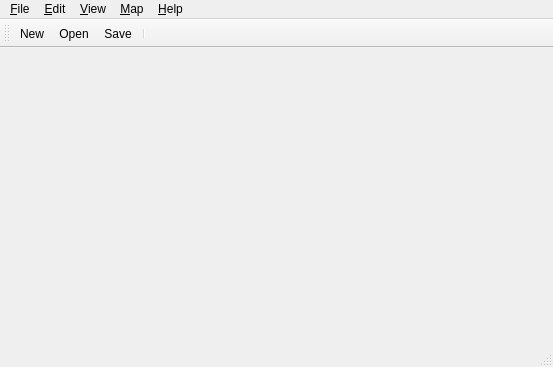
<?xml version="1.0" encoding="UTF-8"?>
<ui version="4.0">
 <class>MainWindow</class>
 <widget class="QMainWindow" name="MainWindow">
  <property name="geometry">
   <rect>
    <x>0</x>
    <y>0</y>
    <width>553</width>
    <height>367</height>
   </rect>
  </property>
  <property name="acceptDrops">
   <bool>true</bool>
  </property>
  <property name="windowTitle">
   <string>Tiled - Modified</string>
  </property>
  <property name="unifiedTitleAndToolBarOnMac">
   <bool>true</bool>
  </property>
  <widget class="QWidget" name="centralWidget">
   <layout class="QVBoxLayout" name="verticalLayout">
    <property name="margin">
     <number>0</number>
    </property>
   </layout>
  </widget>
  <widget class="QMenuBar" name="menuBar">
   <property name="geometry">
    <rect>
     <x>0</x>
     <y>0</y>
     <width>553</width>
     <height>25</height>
    </rect>
   </property>
   <widget class="QMenu" name="menuFile">
    <property name="title">
     <string>&amp;File</string>
    </property>
    <widget class="QMenu" name="menuRecentFiles">
     <property name="title">
      <string>&amp;Recent Files</string>
     </property>
     <property name="icon">
      <iconset resource="tiled.qrc">
       <normaloff>:/images/16x16/document-open-recent.png</normaloff>:/images/16x16/document-open-recent.png</iconset>
     </property>
     <addaction name="actionClearRecentFiles"/>
    </widget>
    <addaction name="actionNew"/>
    <addaction name="actionOpen"/>
    <addaction name="menuRecentFiles"/>
    <addaction name="separator"/>
    <addaction name="actionSave"/>
    <addaction name="actionSaveAs"/>
    <addaction name="actionSaveAsImage"/>
    <addaction name="actionExport"/>
    <addaction name="separator"/>
    <addaction name="actionClose"/>
    <addaction name="actionCloseAll"/>
    <addaction name="actionQuit"/>
   </widget>
   <widget class="QMenu" name="menuEdit">
    <property name="title">
     <string>&amp;Edit</string>
    </property>
    <addaction name="actionCut"/>
    <addaction name="actionCopy"/>
    <addaction name="actionPaste"/>
    <addaction name="actionDelete"/>
    <addaction name="separator"/>
    <addaction name="actionPreferences"/>
   </widget>
   <widget class="QMenu" name="menuHelp">
    <property name="title">
     <string>&amp;Help</string>
    </property>
    <addaction name="actionAbout"/>
    <addaction name="actionAboutQt"/>
   </widget>
   <widget class="QMenu" name="menuMap">
    <property name="title">
     <string>&amp;Map</string>
    </property>
    <addaction name="actionNewTileset"/>
    <addaction name="actionAddExternalTileset"/>
    <addaction name="separator"/>
    <addaction name="actionResizeMap"/>
    <addaction name="actionOffsetMap"/>
    <addaction name="separator"/>
    <addaction name="actionMapProperties"/>
    <addaction name="actionAutoMap"/>
   </widget>
   <widget class="QMenu" name="menuView">
    <property name="title">
     <string>&amp;View</string>
    </property>
    <addaction name="actionShowGrid"/>
    <addaction name="actionShowTileObjectOutlines"/>
    <addaction name="actionHighlightCurrentLayer"/>
    <addaction name="separator"/>
    <addaction name="actionSnapToGrid"/>
    <addaction name="actionSnapToFineGrid"/>
    <addaction name="separator"/>
    <addaction name="actionZoomIn"/>
    <addaction name="actionZoomOut"/>
    <addaction name="actionZoomNormal"/>
   </widget>
   <addaction name="menuFile"/>
   <addaction name="menuEdit"/>
   <addaction name="menuView"/>
   <addaction name="menuMap"/>
   <addaction name="menuHelp"/>
  </widget>
  <widget class="QToolBar" name="mainToolBar">
   <property name="windowTitle">
    <string>Main Toolbar</string>
   </property>
   <attribute name="toolBarArea">
    <enum>TopToolBarArea</enum>
   </attribute>
   <attribute name="toolBarBreak">
    <bool>false</bool>
   </attribute>
   <addaction name="actionNew"/>
   <addaction name="actionOpen"/>
   <addaction name="actionSave"/>
   <addaction name="separator"/>
  </widget>
  <widget class="QStatusBar" name="statusBar"/>
  <action name="actionOpen">
   <property name="icon">
    <iconset resource="tiled.qrc">
     <normaloff>:/images/16x16/document-open.png</normaloff>:/images/16x16/document-open.png</iconset>
   </property>
   <property name="text">
    <string>&amp;Open...</string>
   </property>
  </action>
  <action name="actionSave">
   <property name="icon">
    <iconset resource="tiled.qrc">
     <normaloff>:/images/16x16/document-save.png</normaloff>:/images/16x16/document-save.png</iconset>
   </property>
   <property name="text">
    <string>&amp;Save</string>
   </property>
  </action>
  <action name="actionQuit">
   <property name="icon">
    <iconset resource="tiled.qrc">
     <normaloff>:/images/16x16/application-exit.png</normaloff>:/images/16x16/application-exit.png</iconset>
   </property>
   <property name="text">
    <string>&amp;Quit</string>
   </property>
   <property name="menuRole">
    <enum>QAction::QuitRole</enum>
   </property>
  </action>
  <action name="actionCopy">
   <property name="enabled">
    <bool>false</bool>
   </property>
   <property name="icon">
    <iconset resource="tiled.qrc">
     <normaloff>:/images/16x16/edit-copy.png</normaloff>:/images/16x16/edit-copy.png</iconset>
   </property>
   <property name="text">
    <string>&amp;Copy</string>
   </property>
  </action>
  <action name="actionPaste">
   <property name="enabled">
    <bool>false</bool>
   </property>
   <property name="icon">
    <iconset resource="tiled.qrc">
     <normaloff>:/images/16x16/edit-paste.png</normaloff>:/images/16x16/edit-paste.png</iconset>
   </property>
   <property name="text">
    <string>&amp;Paste</string>
   </property>
  </action>
  <action name="actionAbout">
   <property name="icon">
    <iconset resource="tiled.qrc">
     <normaloff>:/images/16x16/help-about.png</normaloff>:/images/16x16/help-about.png</iconset>
   </property>
   <property name="text">
    <string>&amp;About Tiled</string>
   </property>
   <property name="menuRole">
    <enum>QAction::AboutRole</enum>
   </property>
  </action>
  <action name="actionAboutQt">
   <property name="text">
    <string>About Qt</string>
   </property>
   <property name="menuRole">
    <enum>QAction::AboutQtRole</enum>
   </property>
  </action>
  <action name="actionResizeMap">
   <property name="icon">
    <iconset resource="tiled.qrc">
     <normaloff>:/images/16x16/document-page-setup.png</normaloff>:/images/16x16/document-page-setup.png</iconset>
   </property>
   <property name="text">
    <string>&amp;Resize Map...</string>
   </property>
  </action>
  <action name="actionMapProperties">
   <property name="icon">
    <iconset resource="tiled.qrc">
     <normaloff>:/images/16x16/document-properties.png</normaloff>:/images/16x16/document-properties.png</iconset>
   </property>
   <property name="text">
    <string>Map &amp;Properties...</string>
   </property>
  </action>
  <action name="actionAutoMap">
   <property name="text">
    <string>AutoMap</string>
   </property>
   <property name="shortcut">
    <string>A</string>
   </property>
  </action>
  <action name="actionShowGrid">
   <property name="checkable">
    <bool>true</bool>
   </property>
   <property name="text">
    <string>Show &amp;Grid</string>
   </property>
   <property name="shortcut">
    <string>Ctrl+G</string>
   </property>
  </action>
  <action name="actionSaveAs">
   <property name="icon">
    <iconset resource="tiled.qrc">
     <normaloff>:/images/16x16/document-save-as.png</normaloff>:/images/16x16/document-save-as.png</iconset>
   </property>
   <property name="text">
    <string>Save &amp;As...</string>
   </property>
  </action>
  <action name="actionNew">
   <property name="icon">
    <iconset resource="tiled.qrc">
     <normaloff>:/images/16x16/document-new.png</normaloff>:/images/16x16/document-new.png</iconset>
   </property>
   <property name="text">
    <string>&amp;New...</string>
   </property>
  </action>
  <action name="actionNewTileset">
   <property name="icon">
    <iconset resource="tiled.qrc">
     <normaloff>:/images/16x16/document-new.png</normaloff>:/images/16x16/document-new.png</iconset>
   </property>
   <property name="text">
    <string>New &amp;Tileset...</string>
   </property>
  </action>
  <action name="actionClose">
   <property name="icon">
    <iconset resource="tiled.qrc">
     <normaloff>:/images/16x16/window-close.png</normaloff>:/images/16x16/window-close.png</iconset>
   </property>
   <property name="text">
    <string>&amp;Close</string>
   </property>
  </action>
  <action name="actionZoomIn">
   <property name="icon">
    <iconset resource="tiled.qrc">
     <normaloff>:/images/16x16/zoom-in.png</normaloff>:/images/16x16/zoom-in.png</iconset>
   </property>
   <property name="text">
    <string>Zoom In</string>
   </property>
  </action>
  <action name="actionZoomOut">
   <property name="icon">
    <iconset resource="tiled.qrc">
     <normaloff>:/images/16x16/zoom-out.png</normaloff>:/images/16x16/zoom-out.png</iconset>
   </property>
   <property name="text">
    <string>Zoom Out</string>
   </property>
  </action>
  <action name="actionZoomNormal">
   <property name="enabled">
    <bool>false</bool>
   </property>
   <property name="icon">
    <iconset resource="tiled.qrc">
     <normaloff>:/images/16x16/zoom-original.png</normaloff>:/images/16x16/zoom-original.png</iconset>
   </property>
   <property name="text">
    <string>Normal Size</string>
   </property>
   <property name="shortcut">
    <string>Ctrl+0</string>
   </property>
  </action>
  <action name="actionSaveAsImage">
   <property name="text">
    <string>Save As &amp;Image...</string>
   </property>
  </action>
  <action name="actionCut">
   <property name="enabled">
    <bool>false</bool>
   </property>
   <property name="icon">
    <iconset resource="tiled.qrc">
     <normaloff>:/images/16x16/edit-cut.png</normaloff>:/images/16x16/edit-cut.png</iconset>
   </property>
   <property name="text">
    <string>Cu&amp;t</string>
   </property>
  </action>
  <action name="actionOffsetMap">
   <property name="text">
    <string>&amp;Offset Map...</string>
   </property>
   <property name="toolTip">
    <string>Offsets everything in a layer</string>
   </property>
  </action>
  <action name="actionPreferences">
   <property name="text">
    <string>Pre&amp;ferences...</string>
   </property>
   <property name="menuRole">
    <enum>QAction::PreferencesRole</enum>
   </property>
  </action>
  <action name="actionClearRecentFiles">
   <property name="icon">
    <iconset resource="tiled.qrc">
     <normaloff>:/images/16x16/edit-clear.png</normaloff>:/images/16x16/edit-clear.png</iconset>
   </property>
   <property name="text">
    <string>Clear Recent Files</string>
   </property>
  </action>
  <action name="actionExport">
   <property name="text">
    <string>&amp;Export As...</string>
   </property>
   <property name="shortcut">
    <string>Ctrl+E</string>
   </property>
  </action>
  <action name="actionAddExternalTileset">
   <property name="text">
    <string>&amp;Add External Tileset...</string>
   </property>
  </action>
  <action name="actionSnapToGrid">
   <property name="checkable">
    <bool>true</bool>
   </property>
   <property name="text">
    <string>&amp;Snap to Grid</string>
   </property>
  </action>
  <action name="actionCloseAll">
   <property name="text">
    <string>C&amp;lose All</string>
   </property>
   <property name="shortcut">
    <string>Ctrl+Shift+W</string>
   </property>
  </action>
  <action name="actionDelete">
   <property name="enabled">
    <bool>false</bool>
   </property>
   <property name="icon">
    <iconset resource="tiled.qrc">
     <normaloff>:/images/16x16/edit-delete.png</normaloff>:/images/16x16/edit-delete.png</iconset>
   </property>
   <property name="text">
    <string>&amp;Delete</string>
   </property>
   <property name="iconText">
    <string>Delete</string>
   </property>
  </action>
  <action name="actionHighlightCurrentLayer">
   <property name="checkable">
    <bool>true</bool>
   </property>
   <property name="text">
    <string>&amp;Highlight Current Layer</string>
   </property>
   <property name="shortcut">
    <string>H</string>
   </property>
  </action>
  <action name="actionShowTileObjectOutlines">
   <property name="checkable">
    <bool>true</bool>
   </property>
   <property name="text">
    <string>Show Tile Object &amp;Outlines</string>
   </property>
  </action>
  <action name="actionSnapToFineGrid">
   <property name="checkable">
    <bool>true</bool>
   </property>
   <property name="text">
    <string>Snap to &amp;Fine Grid</string>
   </property>
  </action>
 </widget>
 <layoutdefault spacing="6" margin="11"/>
 <resources>
  <include location="tiled.qrc"/>
 </resources>
 <connections/>
</ui>
